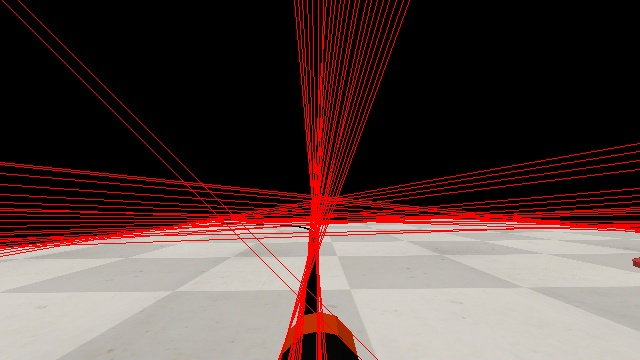
#> input picture saved_image.jpg, 640 x 360 px, found by its file name
$ jupyter execute --allow-errors RoboticsProject2022.ipynb   (shell and % lines are left out)   (older library calls are emulated)
#> lines starting #> are read from the running program, lines starting #| are printed output that depends on the picture; after the words box and inside, x2 and y2 are one past the last pixel; in counts of white or black regions, pixels touching at a corner belong together; long printed decimals are rounded
[cell 1]
###TEAM
###Aida Alexandra Granda Cardenas
###Oscar Arturo Silva Castellanos

# Set the stage
from google.colab import drive
import cv2, math, time
from google.colab.patches import cv2_imshow
import numpy as np
import matplotlib.pyplot as plt

from numpy import linalg

drive.mount('/content/drive/')

[cell 2]
M = np.array([[2,1],[1,4]])
D,V = np.linalg.eig(M)

[cell 3]
#This functions checks is the lines produced are more or less horizontal
# [56 lines left out: functions is_horizontal, find_important_lines, line_instersection, not called in this run]

#We use Sobel to find the edges of our threshold
def find_edges(img_thresh):
  G_x = cv2.Sobel(img_thresh,cv2.CV_64F,0,1)
  G_y = cv2.Sobel(img_thresh,cv2.CV_64F,1,0)
  G = np.abs(G_x) + np.abs(G_y)
  G = np.sqrt(np.power(G_x,2)+np.power(G_y,2))
  G[G >255] = 255
  edges=G.astype( 'uint8')

  return edges

  #plt.imshow(G)

# [25 lines left out: function f_all_lines, not called in this run]

[cell 4]
#Function to proccess each frame
def snooker_find(image,h):

  #Image Resizing
  image_re=cv2.resize(image,(int(image.shape[1]),int(image.shape[0]))  ,interpolation = cv2.INTER_AREA)


  image_re = image_re[255:312,:]
  cv2_imshow(image_re)

  # [7 lines of commented-out code are left out]

  im_dst = cv2.warpPerspective(image, h, (640,360))
  #print(im_dst)
  cv2_imshow(im_dst)

  # 295	341
  # 351	341
  # 295	290
  # 351	290

  image_re = im_dst[290:341,295:351]


  #Applying Gaussian Blur Before Thresholding
  #Since we know that the surface of the board is green we will only retain the green color channel to obtain better results
  blur = cv2.GaussianBlur(image_re[:,:,:],(5,5),0)

  #Applying Thresholding
  ret3,th2 = cv2.threshold(blur,90,255,cv2.THRESH_BINARY_INV)
  #ret3,th3 = cv2.threshold(blur,90,255,cv2.THRESH_OTSU)
  cv2_imshow(th2)
  #cv2_imshow(th3)

  #Finding the edges of the boards
  edges=find_edges(th2)
  cv2_imshow(edges)
  #plt.axis('off')
  #plt.show()

  edges= cv2.cvtColor(edges, cv2.COLOR_BGR2GRAY)
  #Finding the HoughLines from our threshold image
  lines = cv2.HoughLines(edges, 1, np.pi/180, 50)

  #print(np.shape(lines))

  #Hough lines returns the polar coordinates of line we will transform them to cartesian
  #The following part comes from the CV2 documentation
  #https://opencv24-python-tutorials.readthedocs.io/en/latest/py_tutorials/py_imgproc/py_houghlines/py_houghlines.html
  all_lines = []
  if lines is not None:
      print(lines.shape[0])
      for line in lines:


                rho, theta = line[0][0], line[0][1]
                print(f"rho={rho},theta ={theta}")
                #print(rho,theta)
                a = np.cos(theta)
                b = np.sin(theta)

                x0 = a*rho
                y0 = b*rho
                x1 = int(x0 + 4000*(-b))
                y1 = int(y0 + 4000*(a))
                x2 = int(x0 - 4000*(-b))
                y2 = int(y0 - 4000*(a))

                all_lines.append([x1, x2, y1, y2])

      for line in all_lines:
              image_re = cv2.line(image_re,(line[0],line[2]), (line[1],line[3]), (0, 0, 255), 1)

  cv2_imshow(image_re)

  #We only retain the most important lines
  # important_lines = find_important_lines(all_lines)

  #We obtain the intersection points given by our lines
  # ips = line_instersection(important_lines)
  #Draw rectangle of the table  over our resized image
  # cv2.rectangle(image_re, (ips[0][0],ips[0][1]),  (ips[3][0],ips[3][1]), (0, 0, 255), 2)
  #cv2.imwrite ('houghlines3.jpg' , image_re)


  # #cropping the image
  # error = 25 # Cropping some extra borders just to avoid detecting additional figures
  # cropped = image_re[ips[0][1]+error:ips[2][1]-error,ips[0][0]+error:ips[3][0]-error]

  #If for some reason the square given by ourcountiring fails

  # if cropped.shape[0] >0  and  cropped.shape[1] > 0:

  #   #In this case we are keeping only the read channel for drawing the threshould for the balls
  #   blur2 = cv2.GaussianBlur(cropped[:,:,2],(5,5),0)
  #   ret3,thresh = cv2.threshold(blur2,90,255,cv2.THRESH_BINARY)
  #   #cv2_imshow(blur2)
  #   #cv2_imshow(thresh)


    # #Are the boundaries of a shape with same intensity.
    # #Find Contours stores the (x,y) coordinates of the boundary of a shape.
    # #cv2.CHAIN_APPROX_SIMPLE option only stores the most relevant points saving memory
    # circs = cv2.findContours(thresh, cv2.RETR_EXTERNAL, cv2.CHAIN_APPROX_SIMPLE)

    # if len(circs) == 2 :
    #   circs_f= circs[0]
    # else:
    #   circs_f=circs[1]


  return image_re,edges,th2

[cell 5]
pts_src=np.array(([[338,	257],[233	,257], [352 ,	288],[180	,288] ]))
pts_dst =np.array(([[338 ,	257] , [276	,257], [338	, 319], [276,	319]]))
h1, status = cv2.findHomography(pts_src,pts_dst)
#SAMPLE=cv2.imread("drive/MyDrive/image.png")
SAMPLE=cv2.imread("drive/MyDrive/saved_image.jpg")
#> SAMPLE is the input picture: shape (360, 640, 3); mean B, G, R 65.8, 68.4, 88.7
SAMPLE
a=snooker_find(SAMPLE,h1)
#> in snooker_find, `im_dst = cv2.warpPerspective(image, h, (640,360))`:
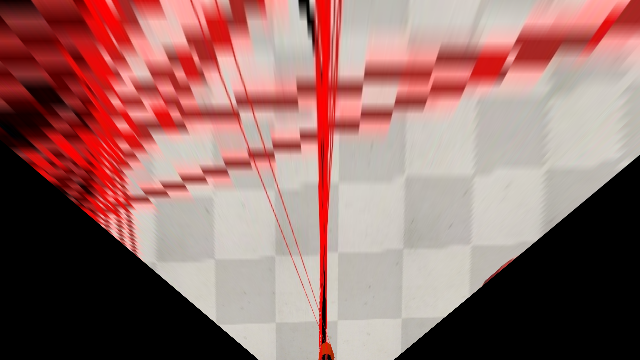
#> im_dst: shape (360, 640, 3); mean B, G, R 107.3, 111.5, 151.1
#> in find_edges, `G_y = cv2.Sobel(img_thresh,cv2.CV_64F,1,0)`:
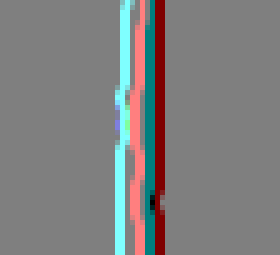
#> G_y: shape (51, 56, 3) float64 (shown 5 times larger); mean B, G, R 0, 0, 0; drawn with min black and max white
#> in find_edges, `G[G >255] = 255`:
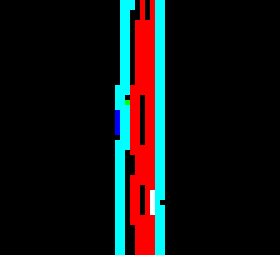
#> G: shape (51, 56, 3) float64 (shown 5 times larger); mean B, G, R 19.6, 19.3, 18.2
#> in snooker_find, `edges= cv2.cvtColor(edges, cv2.COLOR_BGR2GRAY)`:
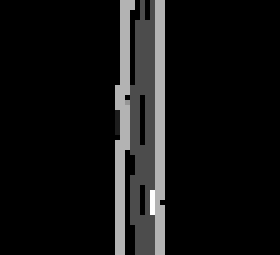
#> edges: shape (51, 56) (shown 5 times larger); min 0, max 255, mean 19
#> in snooker_find, `lines = cv2.HoughLines(edges, 1, np.pi/180, 50)`: lines = [[24, 0], [30, 0], [25, 0.0349], [-28, 3.07], [-30, 3.11]]
#| 5
#> the loop in snooker_find, `for line in lines:   ` made 5 passes
#> (rho, theta, a, b, x0, y0, x1, y1) on passes 1 to 5: (24, 0, 1, 0, 24, 0, 24, 4000), (30, 0, 1, 0, 30, 0, 30, 4000), (25, 0.0349, 0.999, 0.0349, 24.98, 0.872, -114, 3998), (-28, 3.07, -0.998, 0.0698, 27.93, -1.95, -251, -3992), (-30, 3.11, -0.999, 0.0349, 29.98, -1.05, -109, -3998)
#| rho=24.0,theta =0.0
#| rho=30.0,theta =0.0
#| rho=25.0,theta =0.03491
#| rho=-28.0,theta =3.072
#| rho=-30.0,theta =3.107
#> after the loop in snooker_find, `for line in lines:`: all_lines = [[24, 24, 4000, -4000], [30, 30, 4000, -4000], [-114, 164, 3998, -3996], [-251, 306, -3992, 3988], [-109, 169, -3998, 3996]]
#> the loop in snooker_find, `for line in all_lines:` made 5 passes
#> pass 1, in snooker_find, `image_re = cv2.line(image_re,(line[0],line[2]), (line[1],line[3]), (0,..`:
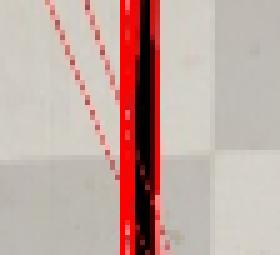
#> image_re: shape (51, 56, 3) (shown 5 times larger); mean B, G, R 161.8, 168.4, 193.3
#> after the loop in snooker_find, `for line in all_lines:`:
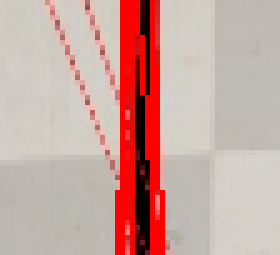
#> image_re: shape (51, 56, 3) (shown 5 times larger); mean B, G, R 159.7, 166.2, 199.4

[cell 6]
a=snooker_find(SAMPLE,h1)
#| 5
#> the loop in snooker_find (call 2), `for line in lines:   ` made 5 passes
#| rho=24.0,theta =0.0
#| rho=30.0,theta =0.0
#| rho=25.0,theta =0.03491
#| rho=-28.0,theta =3.072
#| rho=-30.0,theta =3.107
#> the loop in snooker_find (call 2), `for line in all_lines:` made 5 passes
hsv = cv2.cvtColor(a[0], cv2.COLOR_BGR2HSV)
#> hsv: shape (51, 56, 3); mean H, S, V 18, 52.5, 199.5
cv2_imshow(hsv)
lower_yellow = np.array([ 2, 2, 2])
upper_yellow = np.array([255,200 , 255])
mask = cv2.inRange(hsv, lower_yellow, upper_yellow)
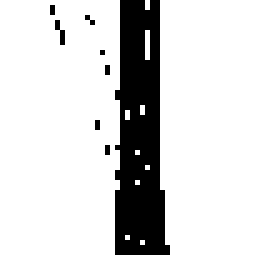
#> mask: shape (51, 56) (shown 5 times larger); 84.6% white; 8 black regions (7 under 20 px), largest, box (x1, y1, x2, y2) and area: (23, 0, 34, 51) 424
cv2_imshow(mask)
print(mask.shape)
#| (51, 56)

mask=cv2.cvtColor(a[2],cv2.COLOR_BGR2GRAY)

h, w, d = a[0].shape
#> h = 51; w = 56; d = 3
search_top = int(round(3*h/4,0))
#> search_top = 38
print(search_top)
#| 38
search_bot = int(round(3*h/4,0)) +15
#> search_bot = 53
print(search_bot)
#| 53

mask[38:h, 0:w] = 0
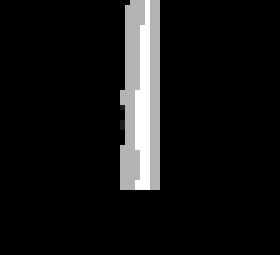
#> mask: shape (51, 56) (shown 5 times larger); min 0, max 255, mean 19.7
#mask[0:25, 0:w] = 0
#mask[search_bot:h, 0:w] = 0
#mask[25:51, 0:w] = 0
#mask[search_bot:h, 0:w]
print("mask")
cv2_imshow(mask)
print(M)
M = cv2.moments(mask, cv2.COLOR_BGR2GRAY)
#> M = moments, m00 280, centre m10/m00, m01/m00 = (27.8, 19.09)
if M['m00'] > 0:
        cx = int(M['m10']/M['m00'])
#> cx = 27
        cy = int(M['m01']/M['m00'])
#> cy = 19
        cv2.circle(a[0], (cx, cy), 10, (0,0,255), -1)
#The proportional controller is implemented in the following four lines which
#is reposible of linear scaling of an error to drive the control output.
        err = cx - w/2
#> err = -1
        #self.twist.linear.x = 0.2
        angular = -float(err) / 100
#> angular = 0.01
cv2.putText(a[0], text="a: "+str(angular),org=(2,10), fontFace=cv2.FONT_HERSHEY_PLAIN, fontScale=.80, color=(50,250,240), thickness=1)
cv2_imshow( a[0])
print(err)
#| -1.0
print(angular)
#| 0.01

[cell 7]
future_pos=[None]*10
a=snooker_find(SAMPLE,h1)
#| 5
hsv = cv2.cvtColor(a[0], cv2.COLOR_BGR2HSV)
cv2_imshow(hsv)
lower_yellow = np.array([ 2, 2, 2])
upper_yellow = np.array([255,200 , 255])
mask = cv2.inRange(hsv, lower_yellow, upper_yellow)
cv2_imshow(mask)
print(mask.shape)
#| (51, 56)

mask=cv2.cvtColor(a[2],cv2.COLOR_BGR2GRAY)
print(mask.shape)
#| (51, 56)
for i in range(0, 10):
    mask_range_bot=(i)*5
    mask_range_top=(i+1)*5
    print(mask_range_bot,mask_range_top)
    mask=cv2.cvtColor(a[2],cv2.COLOR_BGR2GRAY)
    mask[0:mask_range_bot, 0:w] = 0
    mask[mask_range_top:h, 0:w]=0

    M = cv2.moments(mask)
    err=0
    if M['m00'] > 0:
            cx = int(M['m10']/M['m00'])
            cy = int(M['m01']/M['m00'])
            future_pos[i]=[cx,cy]
            #cv2.circle(mask, (cx, cy), 10, (255,255,255), -1)

    cv2_imshow(mask)
#> this loop made 10 passes
#> (cx, cy) on passes 1 to 10: (28, 2), (28, 7), (28, 12), (27, 17), (27, 21), (27, 27), (27, 32), (27, 36), (27, 42), (27, 47)
#> pass 1, `cv2_imshow(mask)`:
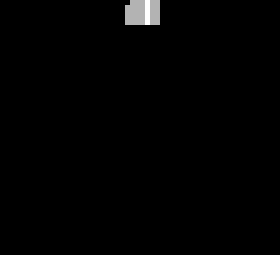
#> shown: shape (51, 56) (shown 5 times larger); min 0, max 255, mean 2.3
#> after the loop:
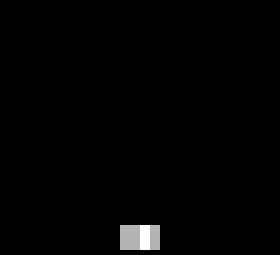
#> mask: shape (51, 56) (shown 5 times larger); min 0, max 255, mean 2.8
#> after the loop, future_pos = [[28, 2], [28, 7], [28, 12], [27, 17], [27, 21], [27, 27], [27, 32], [27, 36], [27, 42], [27, 47]]

            #The proportional controller is implemented in the following four lines which
            #is reposible of linear scaling of an error to drive the control output.
        #self.twist.linear.x = 0.2

[cell 8]
future_pos
#> Out has the same summary as future_pos

[cell 9]
a[0].shape
#> Out = (51, 56, 3)
